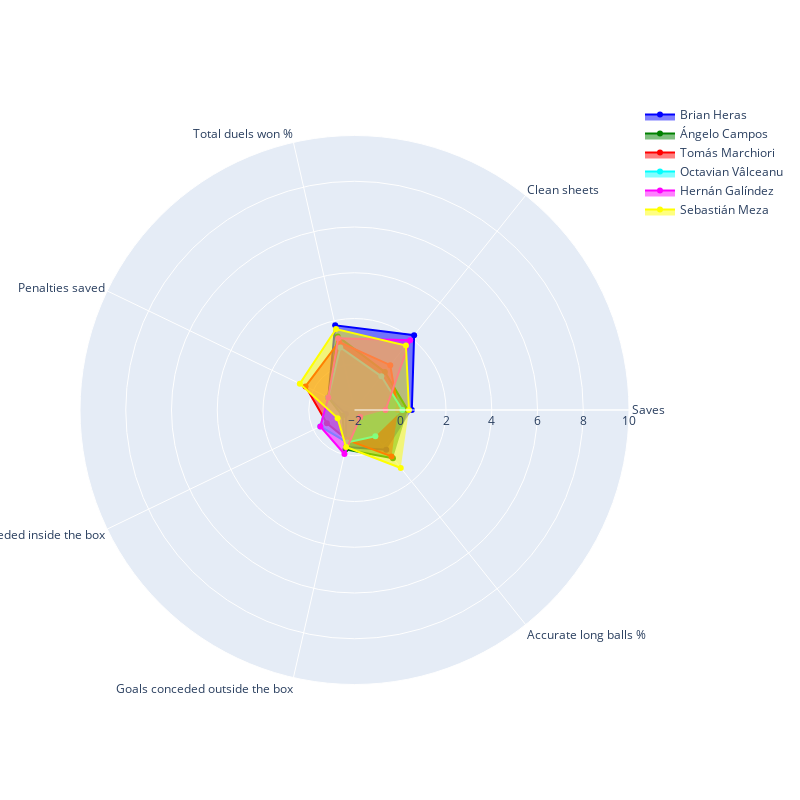

The notebook cell saved with this chart:
### Code cell
buscar_jugadores_similares('Brian Heras', caracteristicas_grafico)

### Figure 1 — Plotly figure (JSON) as saved in the notebook; plotly's stock layout.template omitted (floating-point values rounded to 4 significant figures)
{"data": [{"fill": "toself", "line": {"color": "blue"}, "name": "Brian Heras", "r": [0.5068, 2.181, 1.797, -0.7285, -1.586, -0.3385, 0.2259], "theta": ["Saves", "Clean sheets", "Total duels won %", "Penalties saved", "Goals conceded inside the box", "Goals conceded outside the box", "Accurate long balls %"], "type": "scatterpolar"}, {"fill": "toself", "line": {"color": "green"}, "name": "Ángelo Campos", "r": [0.3254, 0.1294, 1.3, -0.7285, -1.412, -0.2344, 0.6951], "theta": ["Saves", "Clean sheets", "Total duels won %", "Penalties saved", "Goals conceded inside the box", "Goals conceded outside the box", "Accurate long balls %"], "type": "scatterpolar"}, {"fill": "toself", "line": {"color": "red"}, "name": "Tomás Marchiori", "r": [-0.1041, 0.5069, 1.052, 0.376, -0.6597, -0.6508, 0.5956], "theta": ["Saves", "Clean sheets", "Total duels won %", "Penalties saved", "Goals conceded inside the box", "Goals conceded outside the box", "Accurate long balls %"], "type": "scatterpolar"}, {"fill": "toself", "line": {"color": "cyan"}, "name": "Octavian Vâlceanu", "r": [0.09319, -0.1168, 0.8034, -0.7285, -0.3413, -0.5467, -0.5354], "theta": ["Saves", "Clean sheets", "Total duels won %", "Penalties saved", "Goals conceded inside the box", "Goals conceded outside the box", "Accurate long balls %"], "type": "scatterpolar"}, {"fill": "toself", "line": {"color": "magenta"}, "name": "Hernán Galíndez", "r": [-0.6433, 1.902, 1.218, -0.7285, -0.3413, -0.0262, -1.602], "theta": ["Saves", "Clean sheets", "Total duels won %", "Penalties saved", "Goals conceded inside the box", "Goals conceded outside the box", "Accurate long balls %"], "type": "scatterpolar"}, {"fill": "toself", "line": {"color": "yellow"}, "name": "Sebastián Meza", "r": [0.3827, 1.606, 1.632, 0.6522, -1.181, -0.3385, 1.242], "theta": ["Saves", "Clean sheets", "Total duels won %", "Penalties saved", "Goals conceded inside the box", "Goals conceded outside the box", "Accurate long balls %"], "type": "scatterpolar"}], "layout": {"autosize": false, "height": 800, "polar": {"radialaxis": {"range": [-2, 10], "visible": true}}, "showlegend": true, "width": 800}}
